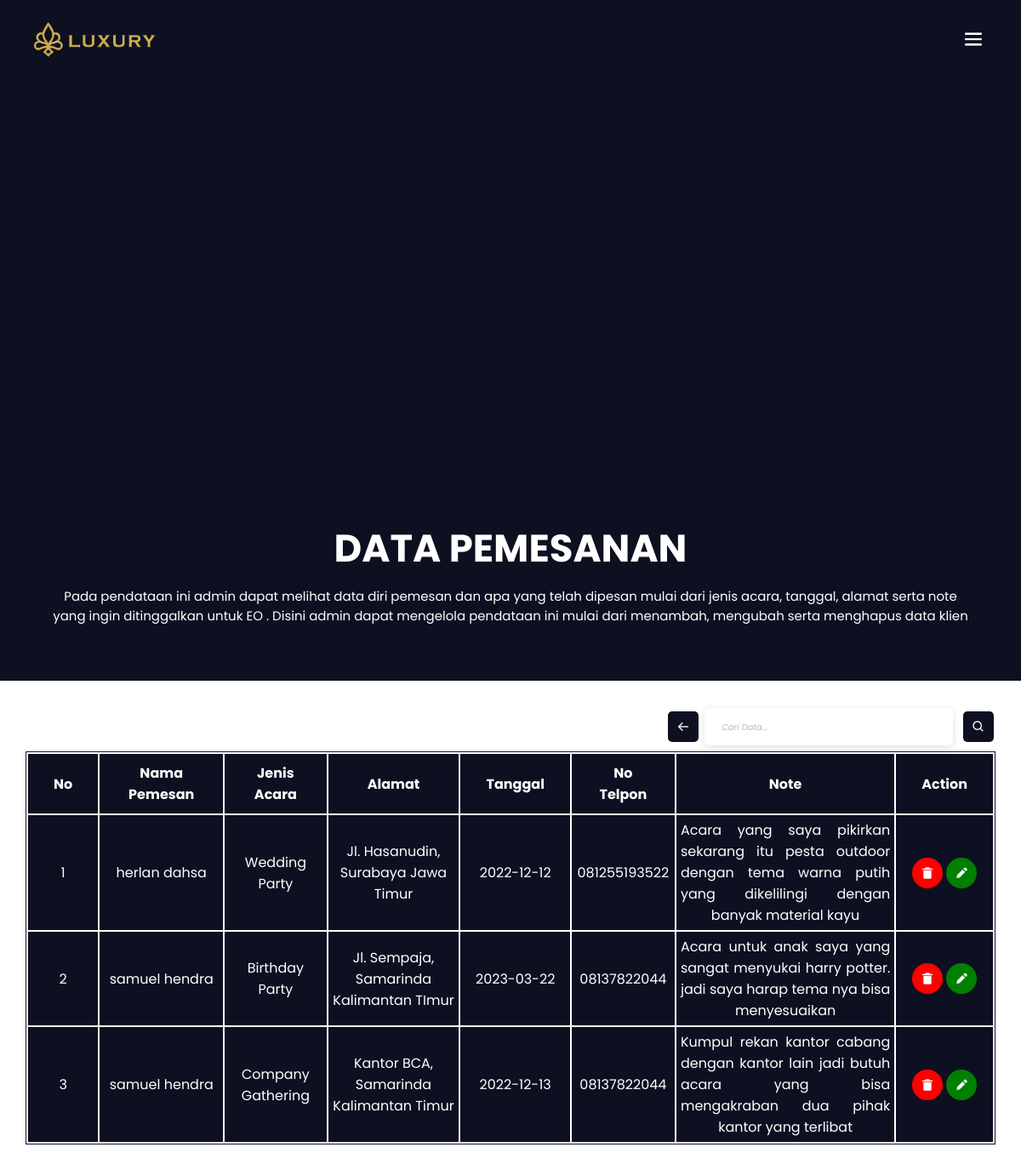
Page /LuxuryGroup/admin-pemesanan.php (signed in) on the committed database.
### tables this page shows
CREATE TABLE `tb_pemesanan` (
  `id` int(11) NOT NULL,
  `nama_pemesan` varchar(255) NOT NULL,
  `kategori` varchar(255) NOT NULL,
  `harga` varchar(20) NOT NULL,
  `alamat` varchar(255) NOT NULL,
  `tanggal` varchar(20) NOT NULL,
  `no_telp` varchar(15) NOT NULL,
  `note` text NOT NULL,
  `no_rekening` varchar(20) NOT NULL,
  `bukti_pembayaran` varchar(255) NOT NULL,
  `status` varchar(50) NOT NULL
);

### LuxuryGroup/admin-pemesanan.php (the view, shortened to what this page needs)
<?php
    require('koneksi.php');
    if(isset($_POST['cari'])){
        $keyword =  $_POST['keyword'];
        $result = mysqli_query($conn, "SELECT * FROM tb_pemesanan WHERE nama_pemesan LIKE '%$keyword%' OR alamat LIKE '%$keyword%'");
    }else{
        $result = mysqli_query($conn, "SELECT * FROM tb_pemesanan");
    }
    $pemesanan = [];
    while($row = mysqli_fetch_assoc($result)){
        $pemesanan[] = $row;
    }
?>
<!DOCTYPE html>
<html lang="en">
<head>
    <link rel='stylesheet' href='css/style.css'>
    <link href='https://unpkg.com/boxicons@2.1.4/css/boxicons.min.css' rel='stylesheet'>
</head>
<body>
    <section class='user-header-index'>
        <nav class="user-nav-index">
            <img src='image/logo.png'>
            <img src="image/bar.png" id="user-icon-bar" onclick="showMenu()">
        </nav>
        <div class='content-index'>
            <h1 class="user-title">DATA PEMESANAN</h1>
            <p class="user-sub-title">Pada pendataan ini admin dapat melihat data diri pemesan dan apa yang telah dipesan mulai dari jenis acara, tanggal, alamat serta note yang ingin ditinggalkan untuk EO . Disini admin dapat mengelola pendataan ini mulai dari menambah, mengubah serta menghapus data klien</p>
        </div>
    </section>
    <section class="user-content">
        <div class="user-table-container">
            <div class="input-search">
                <a></a><br>
                <form action="" method='POST'>
                    <table>
                        <tr>
                            <td><a href="admin-akun-user.php"><i class='bx bx-arrow-back' ></i></a></td>
                            <td><input class="search-form-element" type="text" name="keyword" placeholder="Cari Data..." required></td>
                            <td><button type='submit' name='cari'><i class='bx bx-search' ></i></button></td>
                        </tr>
                    </table>
                </form>
            </div>
            <table class="user-table">
                <tr>
                    <th class="user-title-table">No</th>
                    <th class="user-title-table">Nama Pemesan</th>
                    <th class="user-title-table">Jenis Acara</th>
                    <th class="user-title-table">Alamat</th>
                    <th class="user-title-table">Tanggal</th>
                    <th class="user-title-table">No Telpon</th>
                    <th class="user-title-table-none">Note</th>
                    <th class="user-title-table">Action</th>
                </tr>
                <?php $i = 1; foreach ($pemesanan as $tb_pemesanan): ?>
                <tr>
                    <td class="user-sub-title-table"><?php echo $i; ?></td>
                    <td class="user-sub-title-table-kategori"><?php echo $tb_pemesanan['nama_pemesan']; ?></td>
                    <td class="user-sub-title-table-kategori"><?php echo $tb_pemesanan['kategori']; ?></td>
                    <td class="user-sub-title-table-kategori"><?php echo $tb_pemesanan['alamat']; ?></td>
                    <td class="user-sub-title-table"><?php echo $tb_pemesanan['tanggal']; ?></td>
                    <td class="user-sub-title-table"><?php echo $tb_pemesanan['no_telp']; ?></td>
                    <td class="user-sub-title-table-none"><?php echo $tb_pemesanan['note']; ?></td>
                    <td class="user-sub-title-table">
                        <a href="admin-delete-pemesanan.php?id=<?php echo $tb_pemesanan["id"]; ?>" onclick="return confirm('Yakin ingin Menghapus pemesanan ini?')" role='button'><i class='bx bxs-trash-alt'></i></a>
                        <a href="admin-update-pemesanan.php?id=<?php echo $tb_pemesanan["id"]; ?>"> <i class='bx bxs-pencil'></i> </a>
                    </td>
                </tr>
                <?php $i++; endforeach; ?>
            </table>
        </div>
    </section>
</body>
</html>

### LuxuryGroup/css/style.css (style rules this page uses)
* { margin: 0; padding: 0; font-family: 'Poppins', sans-serif; box-sizing: border-box; }
html { scroll-behavior: smooth; }
body { background-color: var(--background--color); }
:root { --background-image: url(../image/background-dark.jpg); --background--color: #0D1021; --secondary-color: #FFF; }
.content-index { width: 90%; color: #fff; position: absolute; top: 50%; left: 50%; transform: translate(-50%,-50%); text-align: center; }
.content-index h1 { font-size: 45px; }
.content-index p { margin: 10px 0 30px; }
::placeholder { color: #B7B7B7; font-size: 10px; font-style: italic }
.user-header-index { min-height: 100vh; width: 100%; background-color: var(--background--color); }
.user-nav-index { background-color: #0D1021; display: flex; padding: 2% 3%; justify-content: space-between; align-items: center; }
.user-nav-index img { width: 150px; }
#user-icon-cancel, #user-icon-bar { display: none; width: 20px; }
#user-icon-bar { display: block; margin: 10px; cursor: pointer; }
.user-title { font-size: 35px; color: var(--secondary-color); }
.user-sub-title { font-size: 15px; color: var(--secondary-color); }
.user-table-container { background-color: #FFF; padding: 30px; }
.user-table { width: 100%; margin: 0 auto; text-align: center; border: 1px solid #0D1021; background-color: #FFF; }
.user-title-table, .user-title-table-gambar, .user-title-table-none { padding: 10px 30px; background-color: #0D1021; color: #FFF; }
.user-sub-title-table, .user-sub-title-table-none { padding: 5px; background-color: var(--background--color); color: var(--secondary-color); text-align: justify; text-align-last: center; }
.user-sub-title-table-kategori { padding: 5px; background-color: var(--background--color); color: var(--secondary-color); text-align: center; }
.bxs-trash-alt { background-color: red; padding: 10px; size: 10px; color: #FFF; border-radius: 10em; }
.bxs-pencil, .bx-money { background-color: green; padding: 10px; size: 10px; color: #FFF; border-radius: 10em; }
.input-search { display: flex; justify-content: space-between; align-items: center; margin-bottom: 5px; }
.bx-arrow-back, .bx-search, .bxs-add-to-queue { background-color: #0D1021; padding: 10px; size: 10px; color: #FFF; border-radius: 5px; cursor: pointer; }
.search-form-element { width: 95%; background-color: #FFF; border: none; box-shadow: rgba(99, 99, 99, 0.2) 0px 2px 8px 0px; border-radius: 5px; padding: 12px 20px; margin: 0px 5px; }
button { background: none; color: inherit; border: none; padding: 0; font: inherit; cursor: pointer; outline: inherit; }

### rows in the picture
tb_pemesanan: nama_pemesan "herlan dahsa", kategori "Wedding Party", alamat "Jl. Hasanudin, Surabaya Jawa Timur", tanggal "2022-12-12", no_telp "081255193522", note "Acara yang saya pikirkan sekarang itu pesta outdoor dengan tema warna putih yang dikelilingi dengan banyak material kayu"
tb_pemesanan: nama_pemesan "samuel hendra", kategori "Birthday Party", alamat "Jl. Sempaja, Samarinda Kalimantan TImur", tanggal "2023-03-22", no_telp "08137822044", note "Acara untuk anak saya yang sangat menyukai harry potter. jadi saya harap tema nya bisa menyesuaikan"
tb_pemesanan: nama_pemesan "samuel hendra", kategori "Company Gathering", alamat "Kantor BCA, Samarinda Kalimantan Timur", tanggal "2022-12-13", no_telp "08137822044", note "Kumpul rekan kantor cabang dengan kantor lain jadi butuh acara yang bisa mengakraban dua pihak kantor yang terlibat"
